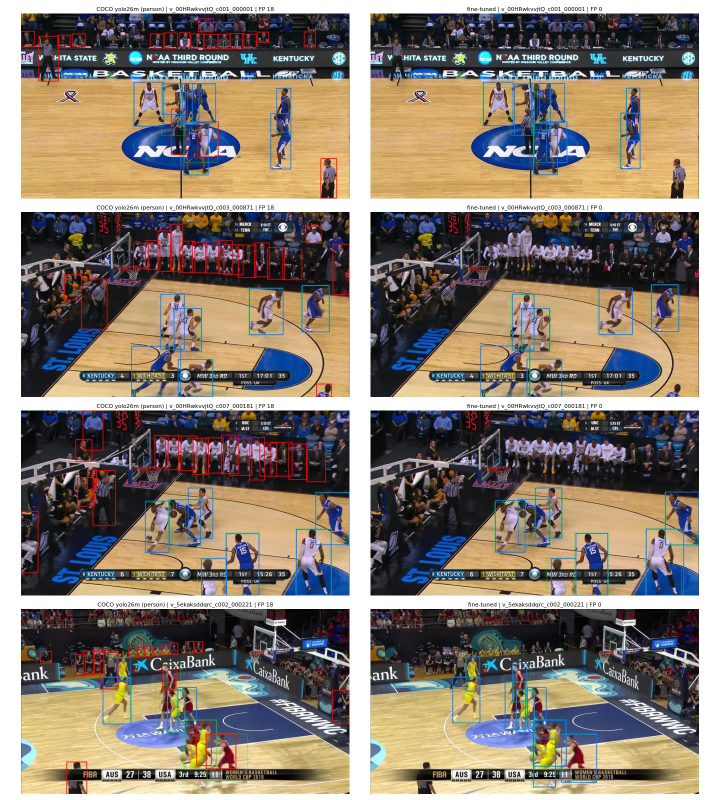
#> input picture experiments/011_player_detector/test_side_by_side.jpg, 1440 x 1600 px (shown at 1/2 size)
$ python -i refine.py   (imports and definitions only)   (older library calls are emulated)
#> lines starting #> are read from the running program, lines starting #| are printed output that depends on the picture; after the words box and inside, x2 and y2 are one past the last pixel; in counts of white or black regions, pixels touching at a corner belong together
#> further down, picture is the input picture: shape (1600, 1440, 3); mean B, G, R 115, 125.8, 136.3
"""Refine a rough homography by aligning the court's lines with the painted lines (C03).

Keypoints give a homography from a few points; if one is off by a metre, the
whole court is. The painted lines are a much richer signal: thousands of pixels
along the boundary, the lanes, the circles. This module

1. finds **line evidence** in the image: thin bright or dark strokes on the floor
   (morphological top-hat / black-hat), kept only if elongated and on the floor;
2. turns it into a **distance map** — for every pixel, the distance to the
   nearest line pixel (distance transform);
3. **projects the court's lines** through a candidate homography, samples them
   every few centimetres and measures how far each sample is from a painted line
   (a truncated chamfer distance);
4. **optimises** the homography to minimise that distance, coarse to fine.

The same measure answers the question C02 left open — *is this homography right?* —
as the share of projected line samples that land within a few pixels of a
painted line (``agreement``). A wrong homography cannot score high: its lines
fall on wood, on players, on the crowd.
"""

from __future__ import annotations

from dataclasses import dataclass

import cv2
import numpy as np
from scipy.optimize import minimize


@dataclass
class LineEvidence:
    mask: np.ndarray        # uint8 0/1, painted-line pixels
    dist: np.ndarray        # float32, distance (px) to the nearest line pixel
    valid: np.ndarray       # uint8 0/1, where line samples are allowed to count (the floor)
    angle: np.ndarray       # float32, direction (rad) of the line at the NEAREST line pixel


def line_evidence(img: np.ndarray, floor_hull: np.ndarray | None = None, people: np.ndarray | None = None,
                  kernel: int = 11, thresh: int = 28, min_len: int = 40, white: bool = False,
                  edges: bool = False) -> LineEvidence:
    """Painted lines on the floor, as a binary mask and a distance map.

    ``floor_hull``: polygon of the floor (e.g. from the colour CourtMask) — line
    pixels outside it (crowd, ads, score bar) are dropped. ``people``: (N, 4)
    boxes; their pixels are dropped too (jerseys and shoes are full of edges).

    ``white`` (009): also look for thin bright strokes in the min(R, G, B)
    channel. A white line on light maple barely differs in grey level (FIBA
    courts: the C05 failure), but wood is orange — low blue — while white paint
    is high in every channel, so in min(R, G, B) the line stands out strongly.
    ``edges`` (009): also keep the borders between painted AREAS. Many modern
    courts (FIBA) draw the lane and the out-of-bounds apron as filled colour
    regions: their outline is the court line, but it is a step, not a thin
    stroke, so top-hat / black-hat miss it. Canny edges of the image, kept only
    where elongated like the strokes, fill that gap.
    Both off by default: earlier experiments are reproduced unchanged.
    """
#> called with kernel = 11, thresh = 28, min_len = 40, white = False, edges = False
    g = cv2.cvtColor(img, cv2.COLOR_BGR2GRAY)
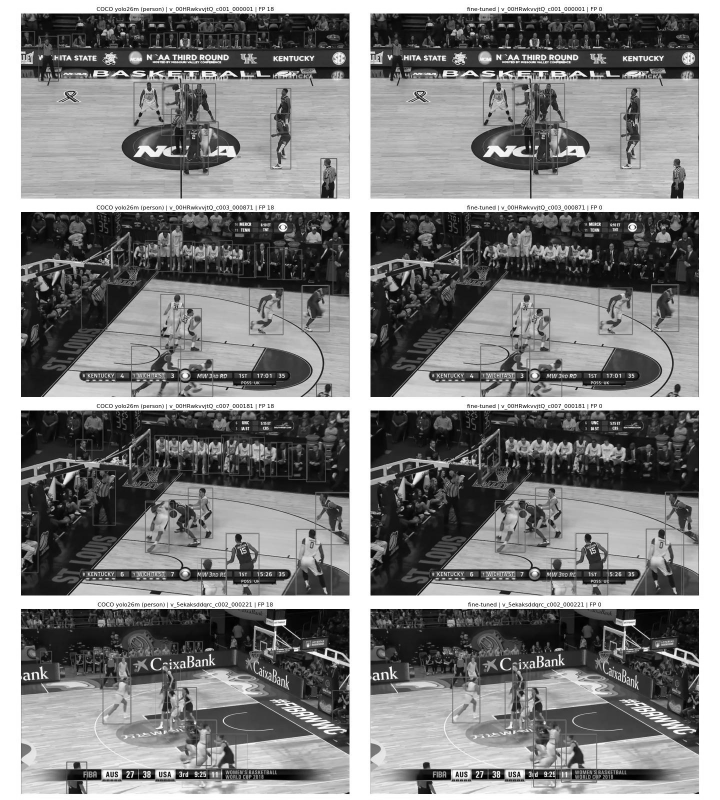
#> g: shape (1600, 1440) (shown at 1/2 size); min 0, max 255, mean 127.7
    k = cv2.getStructuringElement(cv2.MORPH_ELLIPSE, (kernel, kernel))
    # top-hat = bright thin structures, black-hat = dark thin structures (lines narrower than the kernel)
    resp = np.maximum(cv2.morphologyEx(g, cv2.MORPH_TOPHAT, k), cv2.morphologyEx(g, cv2.MORPH_BLACKHAT, k))
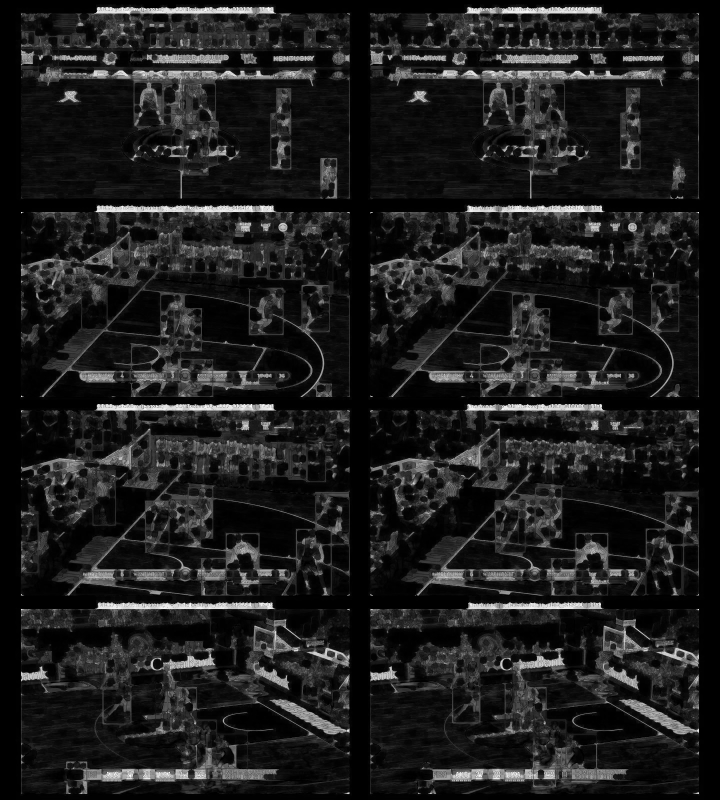
#> resp: shape (1600, 1440) (shown at 1/2 size); min 0, max 255, mean 29.5
    if white:
        resp = np.maximum(resp, cv2.morphologyEx(img.min(axis=2), cv2.MORPH_TOPHAT, k))
    m = (resp > thresh).astype(np.uint8)
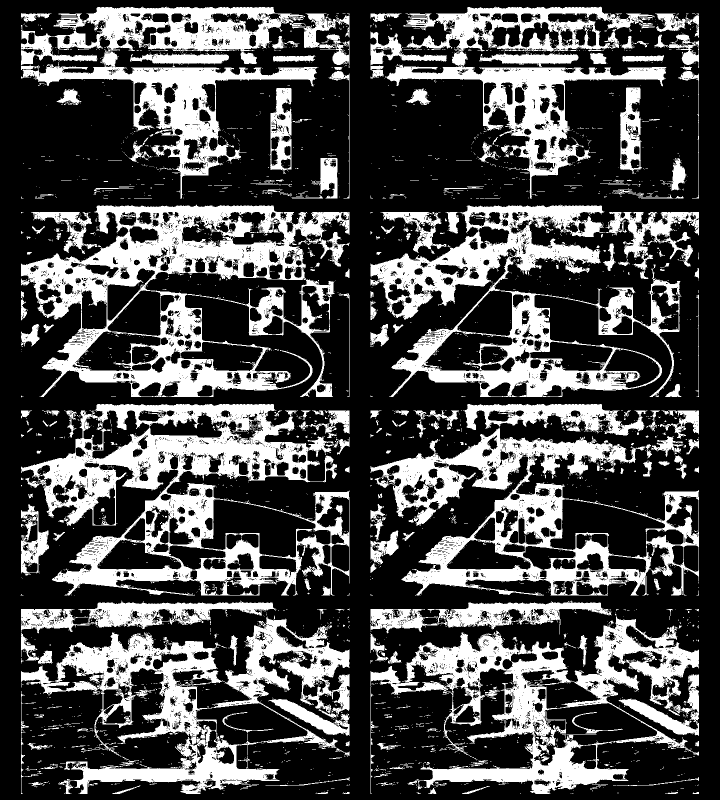
#> m: shape (1600, 1440) (shown at 1/2 size); values 0 (black) and 1 (white), 30% white; 3837 white regions (3497 under 20 px), largest, box (x1, y1, x2, y2) and area: (42, 808, 699, 1191) 87830, (42, 409, 699, 794) 87783, (42, 1233, 699, 1588) 66016
    if edges:
        m |= (cv2.Canny(cv2.GaussianBlur(g, (5, 5), 0), 40, 120) > 0).astype(np.uint8)
    # keep elongated, sparse components (lines), drop compact blobs (heads, logos, numbers)
    n, lab, st, _ = cv2.connectedComponentsWithStats(m, 8)
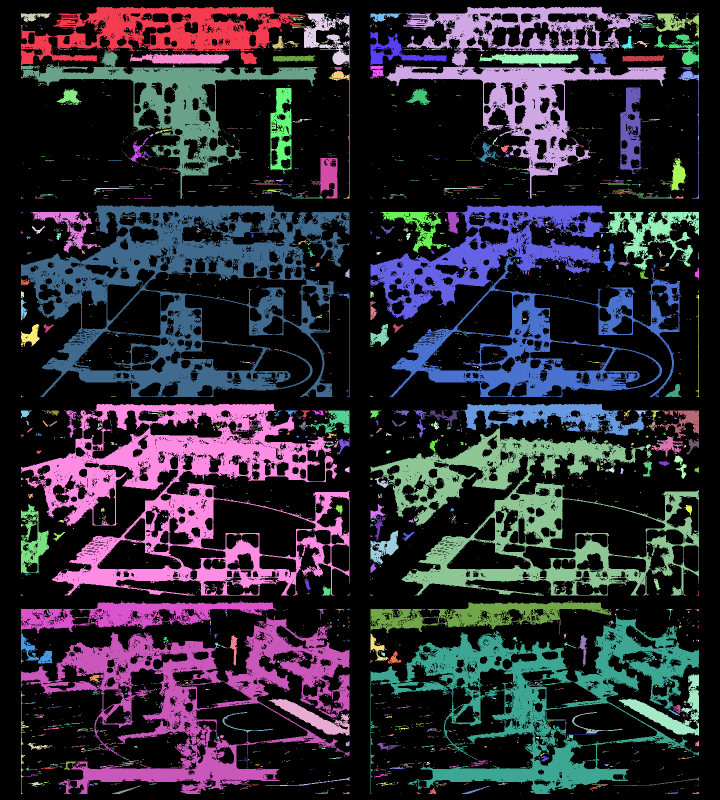
#> lab: shape (1600, 1440) int32 (shown at 1/2 size); 3838 distinct labels, from 0 to 3837; one colour per label, 0 black
#> n = 3838
    keep = np.zeros(n, bool)
    for i in range(1, n):
        w, h, a = st[i, 2], st[i, 3], st[i, 4]
        keep[i] = max(w, h) >= min_len and a / (w * h + 1e-6) < 0.5
#> this loop made 3837 passes
#> (w, h, a) on passes 1 to 3: (568, 118, 28906), (560, 384, 47629), (61, 19, 547)
    m = keep[lab].astype(np.uint8)

    valid = np.ones_like(m)
    if floor_hull is not None:
        valid = np.zeros_like(m)
        cv2.fillPoly(valid, [np.asarray(floor_hull, np.int32)], 1)
        valid = cv2.dilate(valid, np.ones((25, 25), np.uint8))
    if people is not None:
        for x1, y1, x2, y2 in np.asarray(people, int).reshape(-1, 4):
            valid[max(y1, 0):max(y2, 0), max(x1, 0):max(x2, 0)] = 0
    m &= valid
    # Direction of each line pixel: the intensity gradient is perpendicular to a thin line.
    gb = cv2.GaussianBlur(g.astype(np.float32), (5, 5), 0)
    theta = np.arctan2(cv2.Sobel(gb, cv2.CV_32F, 0, 1), cv2.Sobel(gb, cv2.CV_32F, 1, 0)) + np.pi / 2
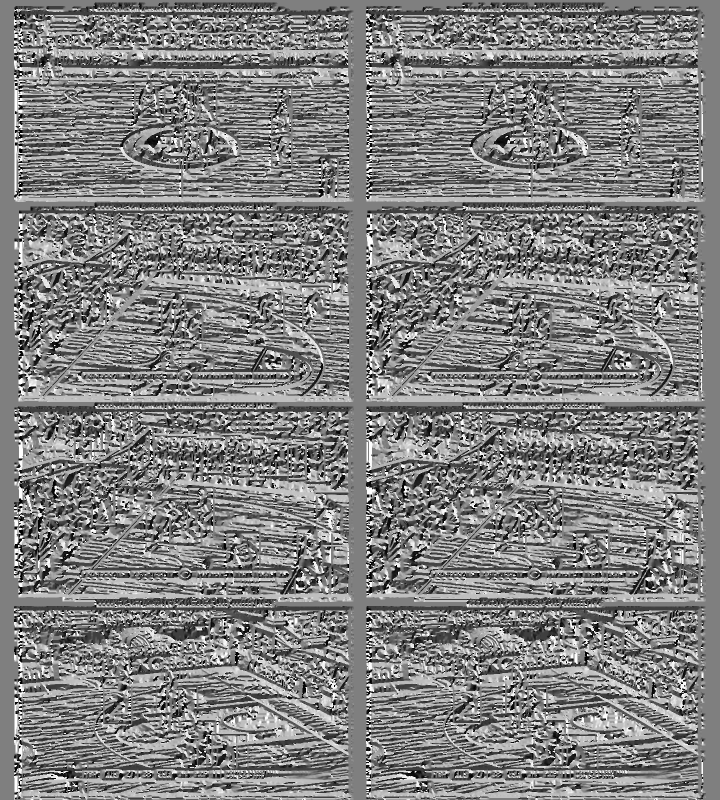
#> theta: shape (1600, 1440) float32 (shown at 1/2 size); min -1.57, max 4.71, mean 1.62; drawn with min black and max white
    dist, lab = cv2.distanceTransformWithLabels(1 - m, cv2.DIST_L2, 5, labelType=cv2.DIST_LABEL_PIXEL)
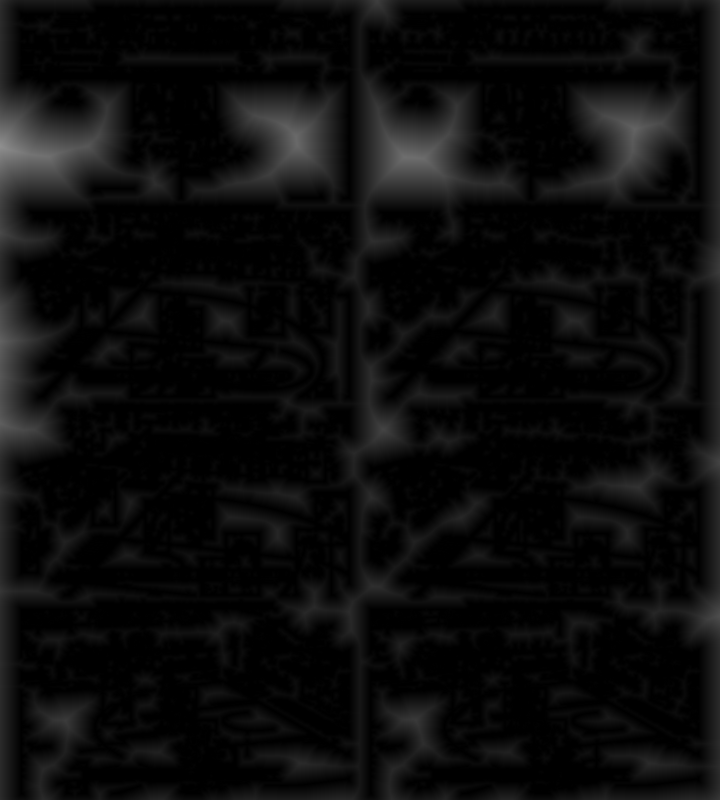
#> dist: shape (1600, 1440) float32 (shown at 1/2 size); min 0, max 143.7, mean 11.8
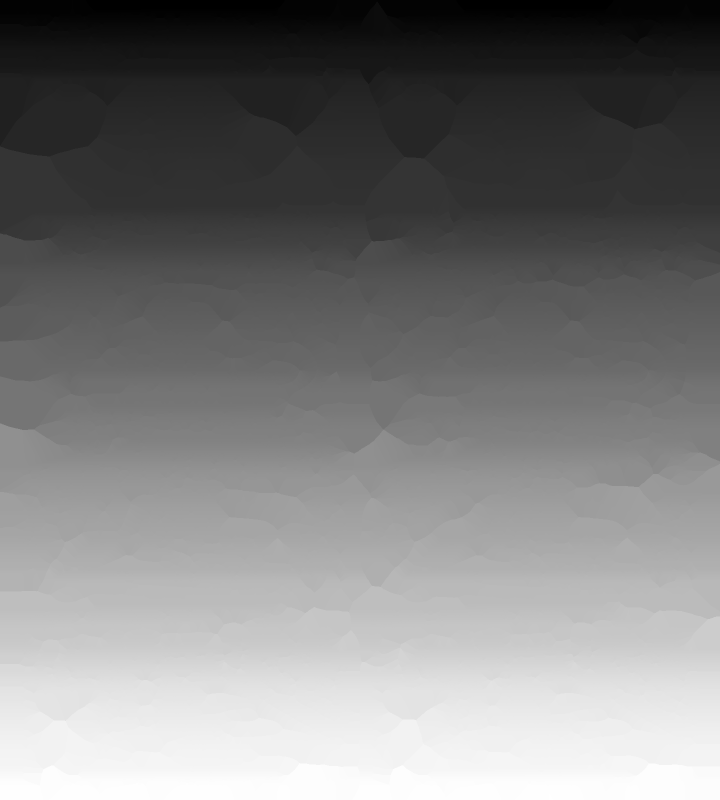
#> lab: shape (1600, 1440) int32 (shown at 1/2 size); min 1, max 640907, mean 312977.7; drawn with min black and max white
    ys, xs = np.nonzero(m)
    # labels index line pixels in raster order; map every pixel to its nearest line pixel's angle
    lut = np.zeros(len(xs) + 1, np.float32)
    order = np.argsort(lab[ys, xs])
    lut[lab[ys, xs][order]] = theta[ys, xs][order]
    return LineEvidence(m, dist, valid, lut[lab])


# [11 lines left out: function sample_lines, not called in this run]


def _project(H: np.ndarray, pts: np.ndarray) -> np.ndarray:
    return cv2.perspectiveTransform(pts.reshape(1, -1, 2).astype(np.float64), H)[0]


# [75 lines left out: functions _visible, score, _cost, refine, not called in this run]

>>> import cv2
>>> picture = cv2.imread('../../../experiments/011_player_detector/test_side_by_side.jpg')
>>> result = line_evidence(picture)
